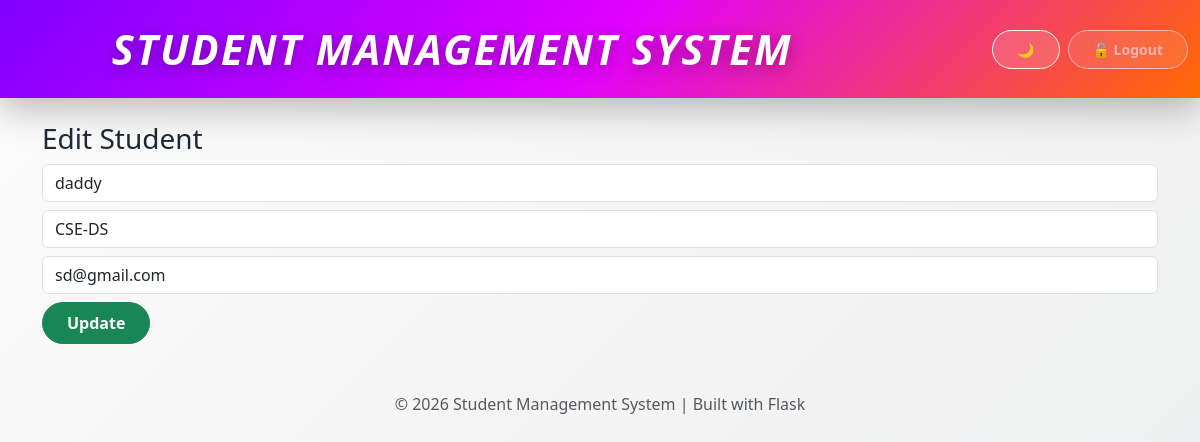
Page /edit/4 (signed in) on the earlier database version.
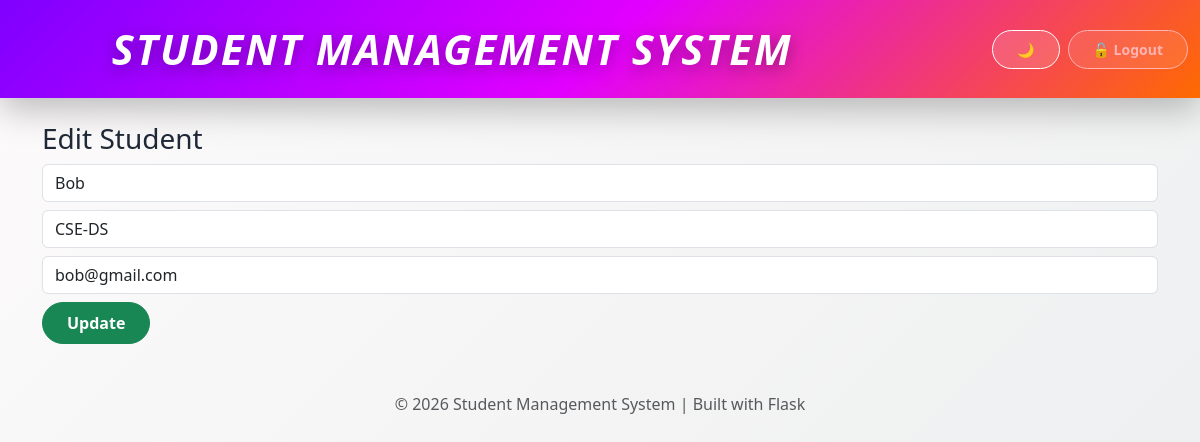
Same page on the later database version.
### app.py (models this page shows)
class Student(db.Model):
    id = db.Column(db.Integer, primary_key=True)
    name = db.Column(db.String(100), nullable=False)
    roll = db.Column(db.String(50), unique=True, nullable=False)
    branch = db.Column(db.String(100), nullable=False)
    email = db.Column(db.String(100), nullable=False)
    created_at = db.Column(db.DateTime, default=datetime.now)

### app.py (the view, shortened to what this page needs)
@app.route("/edit/<int:id>", methods=["GET", "POST"])
def edit(id):
    if not session.get("logged_in"):
        return redirect(url_for("login"))
    student = Student.query.get_or_404(id)
    return render_template("edit.html", student=student)

### templates/edit.html
{% extends "base.html" %}
{% block content %}
<h3>Edit Student</h3>
<form method="POST">
<input class="form-control mb-2" name="name" value="{{ student.name }}">
<select class="form-control mb-2" name="branch" required>
    {% for b in [
        "CSE","CSE-AI","CSE-AIML","CSE-DS","CSE-ML",
        "CSE-CyberSecurity","ECE","EEE",
        "Mechanical Engineering","Civil Engineering"
    ] %}
        <option value="{{ b }}" {% if student.branch == b %}selected{% endif %}>
            {{ b }}
        </option>
    {% endfor %}
</select>
<input class="form-control mb-2" name="email" value="{{ student.email }}">
<button class="btn btn-success">Update</button>
</form>
{% endblock %}

Differences in the rows shown:
changed Student "CSE-DS": name "daddy" → "Bob"; email "sd@gmail.com" → "bob@gmail.com"
